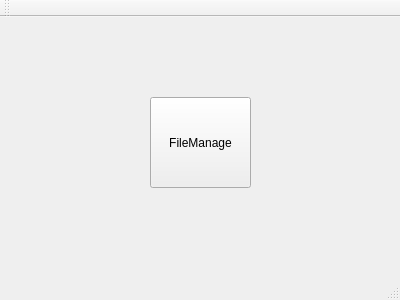
<?xml version="1.0" encoding="UTF-8"?>
<ui version="4.0">
 <class>MainWindow</class>
 <widget class="QMainWindow" name="MainWindow">
  <property name="geometry">
   <rect>
    <x>0</x>
    <y>0</y>
    <width>400</width>
    <height>300</height>
   </rect>
  </property>
  <property name="windowTitle">
   <string>MainWindow</string>
  </property>
  <widget class="QWidget" name="centralWidget">
   <widget class="QPushButton" name="pushButton">
    <property name="geometry">
     <rect>
      <x>150</x>
      <y>80</y>
      <width>101</width>
      <height>91</height>
     </rect>
    </property>
    <property name="text">
     <string>FileManage</string>
    </property>
   </widget>
  </widget>
  <widget class="QMenuBar" name="menuBar">
   <property name="geometry">
    <rect>
     <x>0</x>
     <y>0</y>
     <width>400</width>
     <height>21</height>
    </rect>
   </property>
  </widget>
  <widget class="QToolBar" name="mainToolBar">
   <attribute name="toolBarArea">
    <enum>TopToolBarArea</enum>
   </attribute>
   <attribute name="toolBarBreak">
    <bool>false</bool>
   </attribute>
  </widget>
  <widget class="QStatusBar" name="statusBar"/>
 </widget>
 <layoutdefault spacing="6" margin="11"/>
 <resources/>
 <connections/>
</ui>
